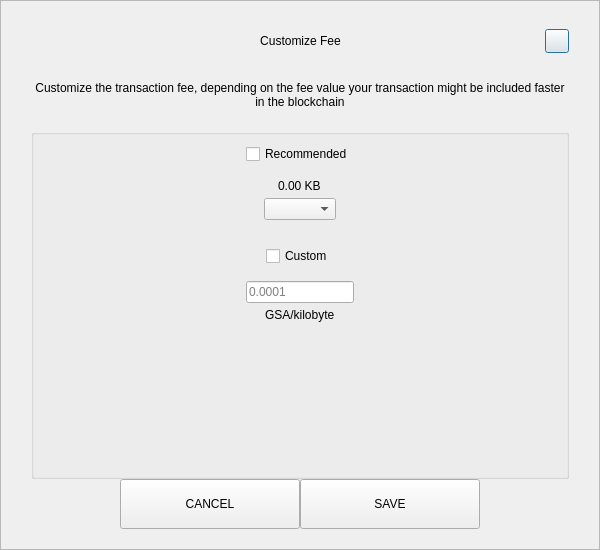
<?xml version="1.0" encoding="UTF-8"?>
<ui version="4.0">
 <class>SendCustomFeeDialog</class>
 <widget class="QDialog" name="SendCustomFeeDialog">
  <property name="geometry">
   <rect>
    <x>0</x>
    <y>0</y>
    <width>600</width>
    <height>550</height>
   </rect>
  </property>
  <property name="windowTitle">
   <string>Form</string>
  </property>
  <layout class="QVBoxLayout" name="verticalLayout_3">
   <property name="spacing">
    <number>0</number>
   </property>
   <property name="leftMargin">
    <number>0</number>
   </property>
   <property name="topMargin">
    <number>0</number>
   </property>
   <property name="rightMargin">
    <number>0</number>
   </property>
   <property name="bottomMargin">
    <number>0</number>
   </property>
   <item>
    <widget class="QFrame" name="frame">
     <property name="styleSheet">
      <string notr="true"/>
     </property>
     <property name="frameShape">
      <enum>QFrame::StyledPanel</enum>
     </property>
     <property name="frameShadow">
      <enum>QFrame::Raised</enum>
     </property>
     <layout class="QVBoxLayout" name="verticalLayout_2">
      <property name="spacing">
       <number>0</number>
      </property>
      <property name="leftMargin">
       <number>30</number>
      </property>
      <property name="topMargin">
       <number>20</number>
      </property>
      <property name="rightMargin">
       <number>30</number>
      </property>
      <property name="bottomMargin">
       <number>20</number>
      </property>
      <item>
       <layout class="QHBoxLayout" name="horizontalLayout_3">
        <property name="spacing">
         <number>0</number>
        </property>
        <item>
         <spacer name="horizontalSpacer_21">
          <property name="orientation">
           <enum>Qt::Horizontal</enum>
          </property>
          <property name="sizeHint" stdset="0">
           <size>
            <width>40</width>
            <height>20</height>
           </size>
          </property>
         </spacer>
        </item>
        <item>
         <widget class="QLabel" name="labelTitle">
          <property name="minimumSize">
           <size>
            <width>0</width>
            <height>40</height>
           </size>
          </property>
          <property name="maximumSize">
           <size>
            <width>16777215</width>
            <height>40</height>
           </size>
          </property>
          <property name="styleSheet">
           <string notr="true">padding-left:24px;</string>
          </property>
          <property name="text">
           <string>Customize Fee</string>
          </property>
          <property name="alignment">
           <set>Qt::AlignCenter</set>
          </property>
          <property name="margin">
           <number>7</number>
          </property>
         </widget>
        </item>
        <item>
         <spacer name="horizontalSpacer">
          <property name="orientation">
           <enum>Qt::Horizontal</enum>
          </property>
          <property name="sizeHint" stdset="0">
           <size>
            <width>40</width>
            <height>20</height>
           </size>
          </property>
         </spacer>
        </item>
        <item>
         <widget class="QPushButton" name="btnEsc">
          <property name="minimumSize">
           <size>
            <width>24</width>
            <height>24</height>
           </size>
          </property>
          <property name="maximumSize">
           <size>
            <width>24</width>
            <height>24</height>
           </size>
          </property>
          <property name="text">
           <string/>
          </property>
         </widget>
        </item>
       </layout>
      </item>
      <item>
       <spacer name="verticalSpacer_2">
        <property name="orientation">
         <enum>Qt::Vertical</enum>
        </property>
        <property name="sizeType">
         <enum>QSizePolicy::Fixed</enum>
        </property>
        <property name="sizeHint" stdset="0">
         <size>
          <width>20</width>
          <height>20</height>
         </size>
        </property>
       </spacer>
      </item>
      <item>
       <widget class="QLabel" name="labelMessage">
        <property name="text">
         <string>Customize the transaction fee, depending on the fee value your transaction might be included faster in the blockchain</string>
        </property>
        <property name="alignment">
         <set>Qt::AlignCenter</set>
        </property>
        <property name="wordWrap">
         <bool>true</bool>
        </property>
       </widget>
      </item>
      <item>
       <spacer name="verticalSpacer_3">
        <property name="orientation">
         <enum>Qt::Vertical</enum>
        </property>
        <property name="sizeType">
         <enum>QSizePolicy::Fixed</enum>
        </property>
        <property name="sizeHint" stdset="0">
         <size>
          <width>20</width>
          <height>20</height>
         </size>
        </property>
       </spacer>
      </item>
      <item>
       <widget class="QGroupBox" name="groupBox">
        <property name="title">
         <string/>
        </property>
        <layout class="QVBoxLayout" name="verticalLayout">
         <property name="leftMargin">
          <number>12</number>
         </property>
         <property name="rightMargin">
          <number>12</number>
         </property>
         <item>
          <layout class="QVBoxLayout" name="verticalLayout_4">
           <property name="spacing">
            <number>5</number>
           </property>
           <item alignment="Qt::AlignHCenter">
            <widget class="QCheckBox" name="checkBoxRecommended">
             <property name="text">
              <string>Recommended</string>
             </property>
            </widget>
           </item>
           <item>
            <spacer name="verticalSpacer_5">
             <property name="orientation">
              <enum>Qt::Vertical</enum>
             </property>
             <property name="sizeType">
              <enum>QSizePolicy::Fixed</enum>
             </property>
             <property name="sizeHint" stdset="0">
              <size>
               <width>20</width>
               <height>10</height>
              </size>
             </property>
            </spacer>
           </item>
           <item alignment="Qt::AlignHCenter">
            <widget class="QLabel" name="labelFee">
             <property name="text">
              <string>0.00 KB</string>
             </property>
            </widget>
           </item>
           <item alignment="Qt::AlignHCenter">
            <widget class="QComboBox" name="comboBoxRecommended"/>
           </item>
          </layout>
         </item>
         <item>
          <spacer name="verticalSpacer">
           <property name="orientation">
            <enum>Qt::Vertical</enum>
           </property>
           <property name="sizeType">
            <enum>QSizePolicy::Fixed</enum>
           </property>
           <property name="sizeHint" stdset="0">
            <size>
             <width>20</width>
             <height>20</height>
            </size>
           </property>
          </spacer>
         </item>
         <item>
          <layout class="QVBoxLayout" name="verticalLayout_5">
           <property name="spacing">
            <number>5</number>
           </property>
           <item alignment="Qt::AlignHCenter">
            <widget class="QCheckBox" name="checkBoxCustom">
             <property name="text">
              <string>Custom</string>
             </property>
            </widget>
           </item>
           <item>
            <spacer name="verticalSpacer_6">
             <property name="orientation">
              <enum>Qt::Vertical</enum>
             </property>
             <property name="sizeType">
              <enum>QSizePolicy::Fixed</enum>
             </property>
             <property name="sizeHint" stdset="0">
              <size>
               <width>20</width>
               <height>10</height>
              </size>
             </property>
            </spacer>
           </item>
           <item alignment="Qt::AlignHCenter">
            <widget class="QLineEdit" name="lineEditCustomFee">
             <property name="placeholderText">
              <string notr="true">0.0001</string>
             </property>
            </widget>
           </item>
           <item alignment="Qt::AlignHCenter">
            <widget class="QLabel" name="labelCustomFee">
             <property name="text">
              <string>GSA/kilobyte</string>
             </property>
            </widget>
           </item>
          </layout>
         </item>
         <item>
          <spacer name="verticalSpacer_4">
           <property name="orientation">
            <enum>Qt::Vertical</enum>
           </property>
           <property name="sizeHint" stdset="0">
            <size>
             <width>20</width>
             <height>40</height>
            </size>
           </property>
          </spacer>
         </item>
        </layout>
       </widget>
      </item>
      <item>
       <layout class="QHBoxLayout" name="horizontalLayout" stretch="1,2,2,1">
        <item>
         <spacer name="horizontalSpacer1">
          <property name="orientation">
           <enum>Qt::Horizontal</enum>
          </property>
          <property name="sizeHint" stdset="0">
           <size>
            <width>40</width>
            <height>20</height>
           </size>
          </property>
         </spacer>
        </item>
        <item>
         <widget class="QPushButton" name="btnCancel">
          <property name="minimumSize">
           <size>
            <width>180</width>
            <height>50</height>
           </size>
          </property>
          <property name="focusPolicy">
           <enum>Qt::NoFocus</enum>
          </property>
          <property name="text">
           <string>CANCEL</string>
          </property>
         </widget>
        </item>
        <item>
         <widget class="QPushButton" name="btnSave">
          <property name="minimumSize">
           <size>
            <width>180</width>
            <height>50</height>
           </size>
          </property>
          <property name="focusPolicy">
           <enum>Qt::NoFocus</enum>
          </property>
          <property name="text">
           <string>SAVE</string>
          </property>
         </widget>
        </item>
        <item>
         <spacer name="horizontalSpacer_2">
          <property name="orientation">
           <enum>Qt::Horizontal</enum>
          </property>
          <property name="sizeHint" stdset="0">
           <size>
            <width>40</width>
            <height>20</height>
           </size>
          </property>
         </spacer>
        </item>
       </layout>
      </item>
     </layout>
    </widget>
   </item>
  </layout>
 </widget>
 <resources/>
 <connections/>
</ui>
